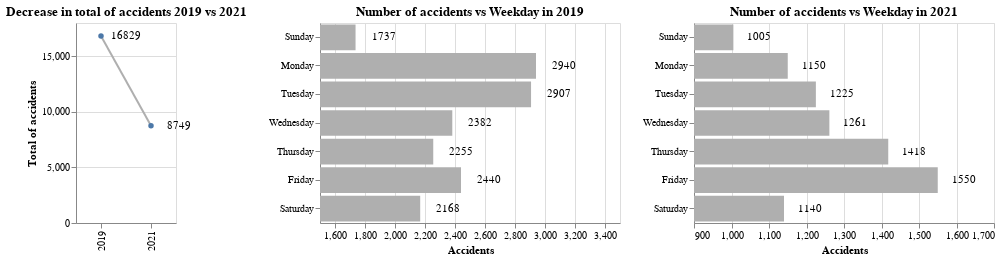

Here is the notebook cell this chart was saved with:
### Markdown cell above
##***2.2.Do accidents in 2021 look similar to 2019?***

### Code cell
#Dataframe which contains the information between 2021 and 2019:
compare_year=pd.DataFrame({"April":['2019','2021'],
                           "Total of accidents":[float(total19),float(total21)]})

#conversion of dates into weekday names:
month19=dat19
month19['Weekday']= month19['2019'].dt.day_name()

month21=dat21
month21['Weekday']= month21['2021'].dt.day_name()

# A slope chart is built to analyse the behaviour of 2019 and 2021:
slope=alt.Chart(compare_year).mark_line().encode(
    x=alt.X('April:O', title=''),
    y='Total of accidents'
)
slope_compare=slope.mark_line(point=True, color='#afafaf').encode(
).properties(title='Decrease in total of accidents 2019 vs 2021', width=100, height=200)
text_slope = slope.mark_text(
    align='right',
    baseline='middle',
    color='black',
    dx=40
).encode(
    text='Total of accidents'
)

#Dot charts to display the number of accidents per weekday on april 2019 and 2021:
week_day_list=["Sunday", "Monday", "Tuesday", "Wednesday", "Thursday", "Friday", "Saturday"]

#2019
weekday19= alt.Chart(month19).mark_bar().encode(
    x=alt.X('sum(Accidents)',title='Accidents', scale=alt.Scale(domain=(1500,3500))),
    y=alt.Y('Weekday:O',title='',sort=week_day_list)
)
point_weekday19=weekday19.mark_bar().encode(
    color=alt.value('#afafaf')
).properties(title='Number of accidents vs Weekday in 2019', width=300, height=200)
text_weekday19 = weekday19.mark_text(
    align='right',
    baseline='middle',
    color='black',
    dx=40
).encode(
    text='sum(Accidents)'
)

#2021
weekday21= alt.Chart(month21).mark_bar().encode(
    x=alt.X('sum(Accidents)',title='Accidents',scale=alt.Scale(domain=(900,1700))),
    y=alt.Y('Weekday:O',title='',sort=week_day_list)
)
point_weekday21=weekday21.mark_bar().encode(
    color=alt.Color('Weekday:O',scale=alt.Scale(domain=week_day_list, range=['#afafaf','#afafaf','#afafaf','#afafaf','#afafaf','#afafaf','#afafaf']),legend=None)
).properties(title='Number of accidents vs Weekday in 2021',width=300, height=200)
text_weekday21 = weekday21.mark_text(
    align='right',
    baseline='middle',
    color='black',
    dx=38
).encode(
    text='sum(Accidents)'
)

b_1=(slope_compare+text_slope)|(point_weekday19+text_weekday19)|(point_weekday21+text_weekday21)
b_1

### Figure 1 — Vega-Lite specification as saved in the notebook (floating-point values rounded to 4 significant figures)
{"config": {"view": {"continuousWidth": 400, "continuousHeight": 300}}, "hconcat": [{"layer": [{"mark": {"type": "line", "color": "#afafaf", "point": true}, "encoding": {"x": {"field": "April", "title": "", "type": "ordinal"}, "y": {"field": "Total of accidents", "type": "quantitative"}}, "height": 200, "title": "Decrease in total of accidents 2019 vs 2021", "width": 100}, {"mark": {"type": "text", "align": "right", "baseline": "middle", "color": "black", "dx": 40}, "encoding": {"text": {"field": "Total of accidents", "type": "quantitative"}, "x": {"field": "April", "title": "", "type": "ordinal"}, "y": {"field": "Total of accidents", "type": "quantitative"}}}], "data": {"name": "data-a730125fb342d96a6141771f9f3dee54"}}, {"layer": [{"mark": "bar", "encoding": {"color": {"value": "#afafaf"}, "x": {"aggregate": "sum", "field": "Accidents", "scale": {"domain": [1500, 3500]}, "title": "Accidents", "type": "quantitative"}, "y": {"field": "Weekday", "sort": ["Sunday", "Monday", "Tuesday", "Wednesday", "Thursday", "Friday", "Saturday"], "title": "", "type": "ordinal"}}, "height": 200, "title": "Number of accidents vs Weekday in 2019", "width": 300}, {"mark": {"type": "text", "align": "right", "baseline": "middle", "color": "black", "dx": 40}, "encoding": {"text": {"aggregate": "sum", "field": "Accidents", "type": "quantitative"}, "x": {"aggregate": "sum", "field": "Accidents", "scale": {"domain": [1500, 3500]}, "title": "Accidents", "type": "quantitative"}, "y": {"field": "Weekday", "sort": ["Sunday", "Monday", "Tuesday", "Wednesday", "Thursday", "Friday", "Saturday"], "title": "", "type": "ordinal"}}}], "data": {"name": "data-fb18250a78e74992276fcb8d03f056ba"}}, {"layer": [{"mark": "bar", "encoding": {"color": {"field": "Weekday", "legend": null, "scale": {"domain": ["Sunday", "Monday", "Tuesday", "Wednesday", "Thursday", "Friday", "Saturday"], "range": ["#afafaf", "#afafaf", "#afafaf", "#afafaf", "#afafaf", "#afafaf", "#afafaf"]}, "type": "ordinal"}, "x": {"aggregate": "sum", "field": "Accidents", "scale": {"domain": [900, 1700]}, "title": "Accidents", "type": "quantitative"}, "y": {"field": "Weekday", "sort": ["Sunday", "Monday", "Tuesday", "Wednesday", "Thursday", "Friday", "Saturday"], "title": "", "type": "ordinal"}}, "height": 200, "title": "Number of accidents vs Weekday in 2021", "width": 300}, {"mark": {"type": "text", "align": "right", "baseline": "middle", "color": "black", "dx": 38}, "encoding": {"text": {"aggregate": "sum", "field": "Accidents", "type": "quantitative"}, "x": {"aggregate": "sum", "field": "Accidents", "scale": {"domain": [900, 1700]}, "title": "Accidents", "type": "quantitative"}, "y": {"field": "Weekday", "sort": ["Sunday", "Monday", "Tuesday", "Wednesday", "Thursday", "Friday", "Saturday"], "title": "", "type": "ordinal"}}}], "data": {"name": "data-3d86f7e4278cec54054ec2c49c445229"}}], "$schema": "https://vega.github.io/schema/vega-lite/v4.17.0.json", "datasets": {"data-a730125fb342d96a6141771f9f3dee54": [{"April": "2019", "Total of accidents": 16830.0}, {"April": "2021", "Total of accidents": 8749.0}], "data-fb18250a78e74992276fcb8d03f056ba": [{"2019": "2019-04-01T00:00:00", "Accidents": 602, "Weekday": "Monday"}, {"2019": "2019-04-02T00:00:00", "Accidents": 553, "Weekday": "Tuesday"}, {"2019": "2019-04-03T00:00:00", "Accidents": 613, "Weekday": "Wednesday"}, {"2019": "2019-04-04T00:00:00", "Accidents": 660, "Weekday": "Thursday"}, {"2019": "2019-04-05T00:00:00", "Accidents": 701, "Weekday": "Friday"}, {"2019": "2019-04-06T00:00:00", "Accidents": 587, "Weekday": "Saturday"}, {"2019": "2019-04-07T00:00:00", "Accidents": 487, "Weekday": "Sunday"}, {"2019": "2019-04-08T00:00:00", "Accidents": 594, "Weekday": "Monday"}, {"2019": "2019-04-09T00:00:00", "Accidents": 537, "Weekday": "Tuesday"}, {"2019": "2019-04-10T00:00:00", "Accidents": 633, "Weekday": "Wednesday"}, {"2019": "2019-04-11T00:00:00", "Accidents": 537, "Weekday": "Thursday"}, {"2019": "2019-04-12T00:00:00", "Accidents": 688, "Weekday": "Friday"}, {"2019": "2019-04-13T00:00:00", "Accidents": 599, "Weekday": "Saturday"}, {"2019": "2019-04-14T00:00:00", "Accidents": 457, "Weekday": "Sunday"}, {"2019": "2019-04-15T00:00:00", "Accidents": 657, "Weekday": "Monday"}, {"2019": "2019-04-16T00:00:00", "Accidents": 638, "Weekday": "Tuesday"}, {"2019": "2019-04-17T00:00:00", "Accidents": 621, "Weekday": "Wednesday"}, {"2019": "2019-04-18T00:00:00", "Accidents": 540, "Weekday": "Thursday"}, {"2019": "2019-04-19T00:00:00", "Accidents": 551, "Weekday": "Friday"}, {"2019": "2019-04-20T00:00:00", "Accidents": 456, "Weekday": "Saturday"}, {"2019": "2019-04-21T00:00:00", "Accidents": 398, "Weekday": "Sunday"}, {"2019": "2019-04-22T00:00:00", "Accidents": 522, "Weekday": "Monday"}, {"2019": "2019-04-23T00:00:00", "Accidents": 592, "Weekday": "Tuesday"}, {"2019": "2019-04-24T00:00:00", "Accidents": 515, "Weekday": "Wednesday"}, {"2019": "2019-04-25T00:00:00", "Accidents": 518, "Weekday": "Thursday"}, {"2019": "2019-04-26T00:00:00", "Accidents": 500, "Weekday": "Friday"}, {"2019": "2019-04-27T00:00:00", "Accidents": 526, "Weekday": "Saturday"}, {"2019": "2019-04-28T00:00:00", "Accidents": 395, "Weekday": "Sunday"}, {"2019": "2019-04-29T00:00:00", "Accidents": 565, "Weekday": "Monday"}, {"2019": "2019-04-30T00:00:00", "Accidents": 587, "Weekday": "Tuesday"}], "data-3d86f7e4278cec54054ec2c49c445229": [{"2021": "2021-04-01T00:00:00", "Accidents": 263, "Weekday": "Thursday"}, {"2021": "2021-04-02T00:00:00", "Accidents": 283, "Weekday": "Friday"}, {"2021": "2021-04-03T00:00:00", "Accidents": 281, "Weekday": "Saturday"}, {"2021": "2021-04-04T00:00:00", "Accidents": 259, "Weekday": "Sunday"}, {"2021": "2021-04-05T00:00:00", "Accidents": 268, "Weekday": "Monday"}, {"2021": "2021-04-06T00:00:00", "Accidents": 318, "Weekday": "Tuesday"}, {"2021": "2021-04-07T00:00:00", "Accidents": 303, "Weekday": "Wednesday"}, {"2021": "2021-04-08T00:00:00", "Accidents": 310, "Weekday": "Thursday"}, {"2021": "2021-04-09T00:00:00", "Accidents": 281, "Weekday": "Friday"}, {"2021": "2021-04-10T00:00:00", "Accidents": 294, "Weekday": "Saturday"}, {"2021": "2021-04-11T00:00:00", "Accidents": 215, "Weekday": "Sunday"}, {"2021": "2021-04-12T00:00:00", "Accidents": 263, "Weekday": "Monday"}, {"2021": "2021-04-13T00:00:00", "Accidents": 321, "Weekday": "Tuesday"}, {"2021": "2021-04-14T00:00:00", "Accidents": 295, "Weekday": "Wednesday"}, {"2021": "2021-04-15T00:00:00", "Accidents": 270, "Weekday": "Thursday"}, {"2021": "2021-04-16T00:00:00", "Accidents": 298, "Weekday": "Friday"}, {"2021": "2021-04-17T00:00:00", "Accidents": 264, "Weekday": "Saturday"}, {"2021": "2021-04-18T00:00:00", "Accidents": 258, "Weekday": "Sunday"}, {"2021": "2021-04-19T00:00:00", "Accidents": 319, "Weekday": "Monday"}, {"2021": "2021-04-20T00:00:00", "Accidents": 313, "Weekday": "Tuesday"}, {"2021": "2021-04-21T00:00:00", "Accidents": 283, "Weekday": "Wednesday"}, {"2021": "2021-04-22T00:00:00", "Accidents": 252, "Weekday": "Thursday"}, {"2021": "2021-04-23T00:00:00", "Accidents": 357, "Weekday": "Friday"}, {"2021": "2021-04-24T00:00:00", "Accidents": 301, "Weekday": "Saturday"}, {"2021": "2021-04-25T00:00:00", "Accidents": 273, "Weekday": "Sunday"}, {"2021": "2021-04-26T00:00:00", "Accidents": 300, "Weekday": "Monday"}, {"2021": "2021-04-27T00:00:00", "Accidents": 273, "Weekday": "Tuesday"}, {"2021": "2021-04-28T00:00:00", "Accidents": 380, "Weekday": "Wednesday"}, {"2021": "2021-04-29T00:00:00", "Accidents": 323, "Weekday": "Thursday"}, {"2021": "2021-04-30T00:00:00", "Accidents": 331, "Weekday": "Friday"}]}}
